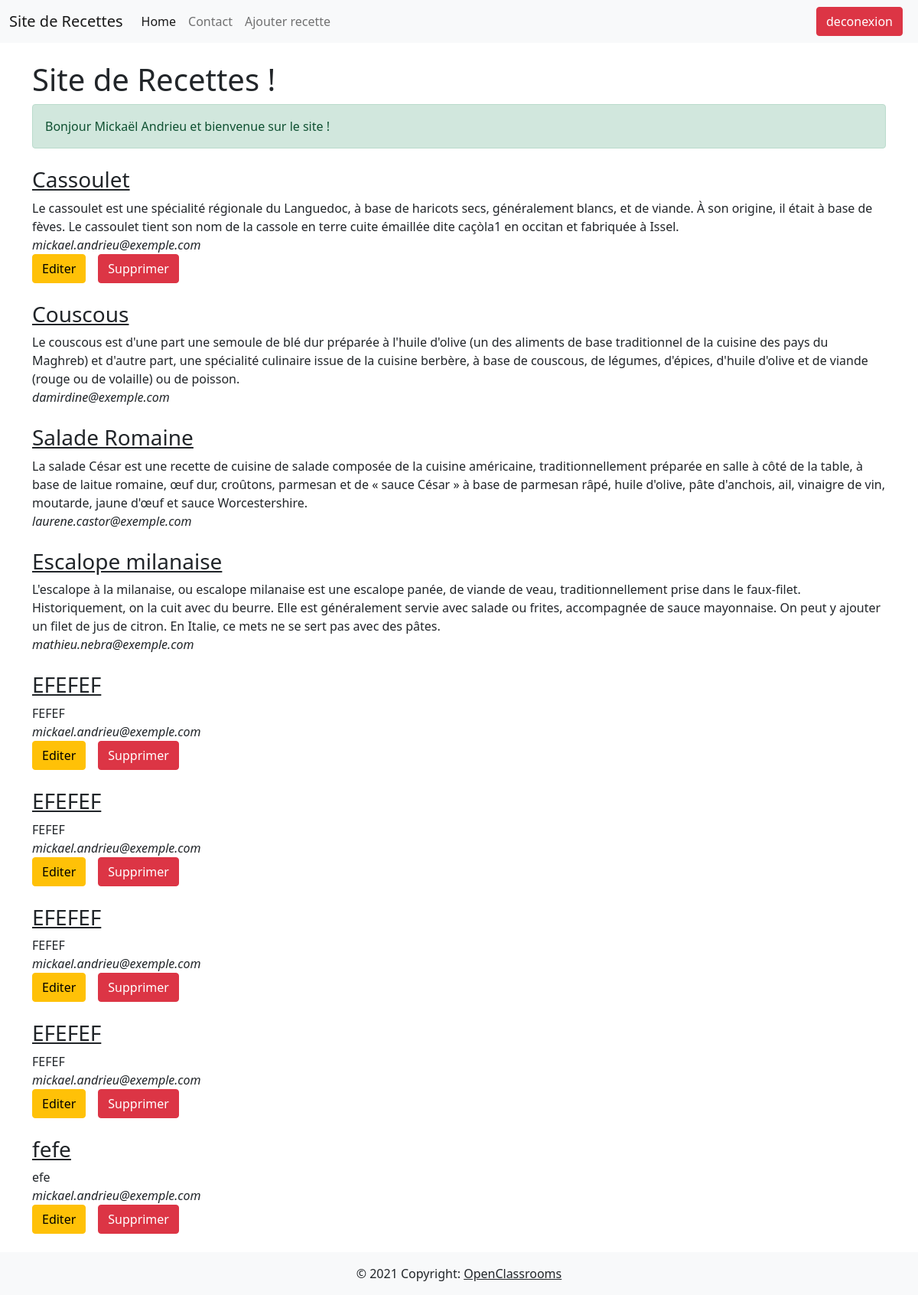
Page / (signed in) on the earlier database version.
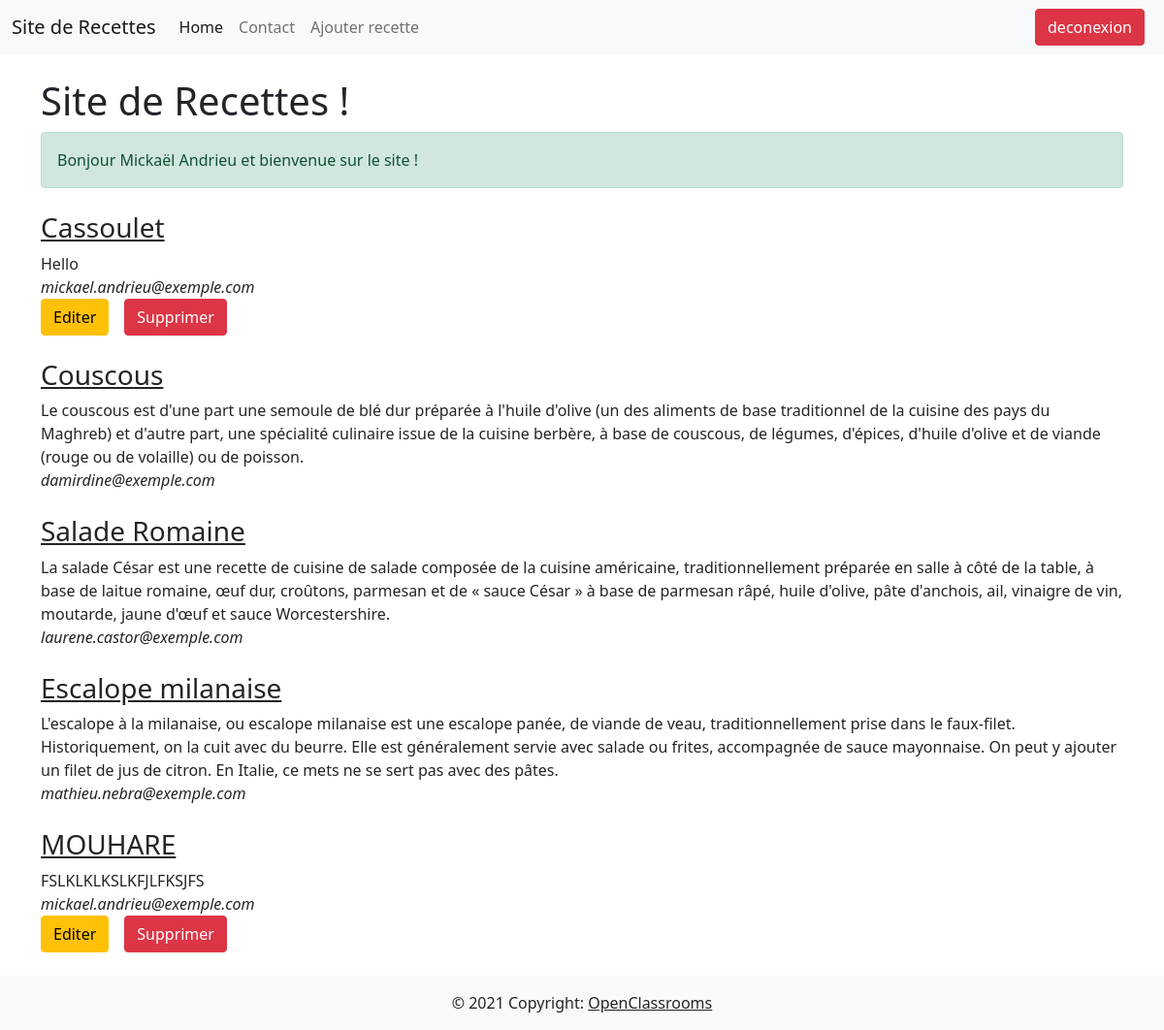
Same page on the later database version.
### tables this page shows
CREATE TABLE `recettes` (
  `recpe_id` int(11) NOT NULL,
  `title` varchar(256) NOT NULL,
  `recipe` text NOT NULL,
  `author` varchar(128) DEFAULT NULL,
  `is_enabled` tinyint(1) NOT NULL
);

### variables.php (called while the page is built, shortened)
<?php
$DB_HOST = 'eu-cdbr-west-02.cleardb.net';
$DB_NAME = 'heroku_b78654bfa6ae6d8';
$DB_USER = 'bcfcecbbcd0988';
$DB_PASSWORD = 'cfa88139';
$db = new PDO(
    "mysql:host=$DB_HOST;dbname=$DB_NAME;charset=utf8",
    $DB_USER,
    $DB_PASSWORD,
    [PDO::ATTR_ERRMODE => PDO::ERRMODE_EXCEPTION],
);
$sqlRecipesQuery= 'SELECT * FROM recettes';
$recipesStatement = $db->prepare($sqlRecipesQuery);
$recipesStatement->execute();
$recipes = $recipesStatement->fetchAll();

### index.php (the view, shortened to what this page needs)
<?php
    include_once('header.php');
?>
<h1 class="mt-4">Site de Recettes !</h1>
<?php include_once('login.php')?>
<?php if ($_SESSION['logged_user']) : ?>
    <?php foreach ($recipes as $recipe) : ?>
        <article class="my-4">
            <a class="text-dark" href="./post.php?recipe_id=<?php echo($recipe['recpe_id'])?>"><h3><?php echo ($recipe['title']); ?></h3></a>
            <div><?php echo ($recipe['recipe']); ?></div>
            <i><?php echo ($recipe['author']); ?></i>
            <?php if ($_SESSION['logged_user']==$recipe['author']) : ?>
                <div class="btn-container d-flex gap-3">
                    <form action="./edit_recipe.php" methode="GET">
                        <input type="submit" class="btn btn-warning" value="Editer">
                    </form>
                    <form action="./delete_recipe.php" methode="GET">
                        <input type="submit" class="btn btn-danger" value="Supprimer">
                    </form>
                </div>
        </article>
        <?php endif;?>
    <?php endforeach ?>
<?php endif; ?>
<?php include_once('footer.php'); ?>

### header.php (shortened to what this page needs)
<?php
    include_once('variables.php');
?>
<!DOCTYPE html>
<html>
<head>
    <link href="https://cdn.jsdelivr.net/npm/bootstrap@5.0.2/dist/css/bootstrap.min.css" rel="stylesheet">
</head>
<body class="d-flex flex-column min-vh-100">
  <nav class="navbar navbar-expand-lg navbar-light bg-light">
    <div class="container-fluid">
      <a class="navbar-brand" href="index.php">Site de Recettes</a>
      <div class="collapse navbar-collapse" id="navbarSupportedContent">
        <ul class="navbar-nav me-auto mb-2 mb-lg-0">
          <li class="nav-item">
            <a class="nav-link active" aria-current="page" href="index.php">Home</a>
          </li>
          <li class="nav-item">
            <a class="nav-link" href="contact.php">Contact</a>
          </li>
          <?php if(isset($_SESSION['logged_user'])):?>
          <li class="nav-item">
            <a class="nav-link" href="add_recipe.php">Ajouter recette</a>
          </li>
          <?php endif; ?>
        </ul>
        <div class="d-flex">
          <?php if(!isset($_SESSION['logged_user'])):?>
            <a href='./login.php' class="btn btn-primary me-2" type="button">connexion
            </a>
            <a href='./signin.php' class="btn btn-primary bg-light text-primary me-2" type="button">inscription
            </a>
            <?php else:?>
              <a href='./logout.php' class="btn btn-danger me-2" type="button">deconexion</a>
              <?php endif;?>
        </div>
      </div>
    </div>
  </nav>
  <main class="container">

### login.php (shortened to what this page needs)
<?php
include_once 'variables.php';
?>
<?php include_once('header.php'); ?>
<?php if(isset($_SESSION['logged_user'])):?>
    <p class="alert alert-success">Bonjour <?php echo(htmlspecialchars(($_COOKIE['logged_user_name'])))?> et bienvenue sur le site !</p>
<?php endif; ?>

### footer.php (shortened to what this page needs)
  </main>
  <footer class="bg-light text-center text-lg-start mt-auto">
    <div class="text-center p-3">
      © 2021 Copyright:
      <a class="text-dark" href="https://openclassrooms.com/">OpenClassrooms</a>
    </div>
  </footer>
</body>
</html>

Differences in the rows shown:
removed recettes: title "EFEFEF", recipe "FEFEF", author "mickael.andrieu@exemple.com"
removed recettes: title "EFEFEF", recipe "FEFEF", author "mickael.andrieu@exemple.com"
removed recettes: title "EFEFEF", recipe "FEFEF", author "mickael.andrieu@exemple.com"
removed recettes: title "EFEFEF", recipe "FEFEF", author "mickael.andrieu@exemple.com"
removed recettes: title "fefe", recipe "efe", author "mickael.andrieu@exemple.com"
changed recettes "Cassoulet": recipe "Le cassoulet est une spécialité régionale du Languedoc, à base de haricots secs, généralement blancs, et de viande. À son origine, il était à base de fèves. Le cassoulet tient son nom de la cassole en terre cuite émaillée dite caçòla1 en occitan et fabriquée à Issel." → "Hello"
added recettes: title "MOUHARE", recipe "FSLKLKLKSLKFJLFKSJFS", author "mickael.andrieu@exemple.com"
